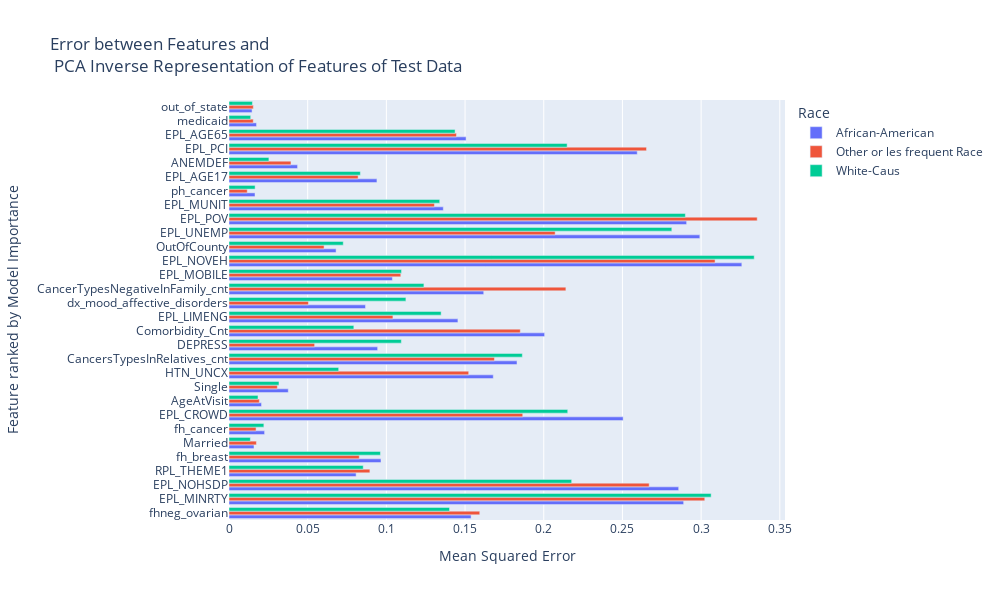

This figure's notebook cell:
### Code cell
feature_names = markov_blanket
def mae_all(arr1, arr2, names=X_test.columns):
    s = []
    p = []
    for i in np.arange(arr1.shape[1]):
        st = mean_absolute_error(arr1[:, i], arr2[:, i])
        pval = np.nan
        s.append(st)
        p.append(pval)
    return pd.DataFrame({'stat': s, 'pval': p}, index=names)
 
mae_dict = {}

for g in np.unique(df.loc[:, group_col]):
    temp_index =test_df.loc[test_df.loc[:, group_col] == g, :].index
    X_scaled_temp = pd.DataFrame(X_scaled, columns=markov_blanket, index=X.index).loc[temp_index,:]
    X_comps_inv_temp = pd.DataFrame(X_comps_inv, columns=markov_blanket, index=X.index).loc[temp_index,:]
    temp_df = mae_all( X_scaled_temp.values,X_comps_inv_temp.values )
    temp_df.loc[:, group_col] = g
    temp_df.index.name = 'Feature'
    mae_dict[g] =temp_df
    

mae_df = pd.concat(list(mae_dict.values()), axis=0).reset_index()

var_explained = decomp_model.explained_variance_ratio_.sum()
print(F"Percentage of Variance Explained by PCA {np.round(var_explained,3) *100 }%")

fig = px.bar(mae_df .reset_index(), y='Feature', x='stat', barmode="group", color=group_col ,
            width=1000, height=600, title='Error between Features and <br> PCA Inverse Representation of Features of Test Data')
fig.update_layout(yaxis={'categoryorder':'array', 'categoryarray':importance.index[::-1], })

fig.update_xaxes(title_text='Mean Squared Error')
fig.update_yaxes(title_text='Feature ranked by Model Importance')
fig.show()

### Figure 1 — Plotly figure (JSON) as saved in the notebook; plotly's stock layout.template omitted (floating-point values rounded to 4 significant figures)
{"data": [{"alignmentgroup": "True", "hovertemplate": "Race=African-American<br>stat=%{x}<br>Feature=%{y}<extra></extra>", "legendgroup": "African-American", "marker": {"color": "#636efa", "pattern": {"shape": ""}}, "name": "African-American", "offsetgroup": "African-American", "orientation": "h", "showlegend": true, "textposition": "auto", "type": "bar", "x": [0.1506, 0.08077, 0.01589, 0.08672, 0.09445, 0.2594, 0.02067, 0.2908, 0.183, 0.1362, 0.2889, 0.01654, 0.01749, 0.3259, 0.2857, 0.03766, 0.2006, 0.02262, 0.01466, 0.1679, 0.2504, 0.04357, 0.06804, 0.1455, 0.1619, 0.09401, 0.1538, 0.09659, 0.1038, 0.2992], "xaxis": "x", "y": ["EPL_AGE65", "RPL_THEME1", "Married", "dx_mood_affective_disorders", "DEPRESS", "EPL_PCI", "AgeAtVisit", "EPL_POV", "CancersTypesInRelatives_cnt", "EPL_MUNIT", "EPL_MINRTY", "ph_cancer", "medicaid", "EPL_NOVEH", "EPL_NOHSDP", "Single", "Comorbidity_Cnt", "fh_cancer", "out_of_state", "HTN_UNCX", "EPL_CROWD", "ANEMDEF", "OutOfCounty", "EPL_LIMENG", "CancerTypesNegativeInFamily_cnt", "EPL_AGE17", "fhneg_ovarian", "fh_breast", "EPL_MOBILE", "EPL_UNEMP"], "yaxis": "y"}, {"alignmentgroup": "True", "hovertemplate": "Race=Other or les frequent Race<br>stat=%{x}<br>Feature=%{y}<extra></extra>", "legendgroup": "Other or les frequent Race", "marker": {"color": "#EF553B", "pattern": {"shape": ""}}, "name": "Other or les frequent Race", "offsetgroup": "Other or les frequent Race", "orientation": "h", "showlegend": true, "textposition": "auto", "type": "bar", "x": [0.1445, 0.08952, 0.01741, 0.05048, 0.05442, 0.2653, 0.01925, 0.3356, 0.1687, 0.1305, 0.3023, 0.01159, 0.01542, 0.3089, 0.267, 0.03073, 0.1851, 0.01719, 0.01546, 0.1523, 0.1867, 0.03938, 0.0604, 0.1042, 0.2141, 0.08205, 0.1593, 0.08276, 0.1092, 0.2072], "xaxis": "x", "y": ["EPL_AGE65", "RPL_THEME1", "Married", "dx_mood_affective_disorders", "DEPRESS", "EPL_PCI", "AgeAtVisit", "EPL_POV", "CancersTypesInRelatives_cnt", "EPL_MUNIT", "EPL_MINRTY", "ph_cancer", "medicaid", "EPL_NOVEH", "EPL_NOHSDP", "Single", "Comorbidity_Cnt", "fh_cancer", "out_of_state", "HTN_UNCX", "EPL_CROWD", "ANEMDEF", "OutOfCounty", "EPL_LIMENG", "CancerTypesNegativeInFamily_cnt", "EPL_AGE17", "fhneg_ovarian", "fh_breast", "EPL_MOBILE", "EPL_UNEMP"], "yaxis": "y"}, {"alignmentgroup": "True", "hovertemplate": "Race=White-Caus<br>stat=%{x}<br>Feature=%{y}<extra></extra>", "legendgroup": "White-Caus", "marker": {"color": "#00cc96", "pattern": {"shape": ""}}, "name": "White-Caus", "offsetgroup": "White-Caus", "orientation": "h", "showlegend": true, "textposition": "auto", "type": "bar", "x": [0.1437, 0.08529, 0.01357, 0.1124, 0.1095, 0.2149, 0.01842, 0.29, 0.1864, 0.1339, 0.3064, 0.01659, 0.01379, 0.3338, 0.2177, 0.03176, 0.07932, 0.02215, 0.0149, 0.06969, 0.2152, 0.02536, 0.0726, 0.1348, 0.1238, 0.08347, 0.1401, 0.09623, 0.1096, 0.2814], "xaxis": "x", "y": ["EPL_AGE65", "RPL_THEME1", "Married", "dx_mood_affective_disorders", "DEPRESS", "EPL_PCI", "AgeAtVisit", "EPL_POV", "CancersTypesInRelatives_cnt", "EPL_MUNIT", "EPL_MINRTY", "ph_cancer", "medicaid", "EPL_NOVEH", "EPL_NOHSDP", "Single", "Comorbidity_Cnt", "fh_cancer", "out_of_state", "HTN_UNCX", "EPL_CROWD", "ANEMDEF", "OutOfCounty", "EPL_LIMENG", "CancerTypesNegativeInFamily_cnt", "EPL_AGE17", "fhneg_ovarian", "fh_breast", "EPL_MOBILE", "EPL_UNEMP"], "yaxis": "y"}], "layout": {"barmode": "group", "height": 600, "legend": {"title": {"text": "Race"}, "tracegroupgap": 0}, "title": {"text": "Error between Features and <br> PCA Inverse Representation of Features of Test Data"}, "width": 1000, "xaxis": {"anchor": "y", "domain": [0, 1], "title": {"text": "Mean Squared Error"}}, "yaxis": {"anchor": "x", "categoryarray": ["fhneg_ovarian", "EPL_MINRTY", "EPL_NOHSDP", "RPL_THEME1", "fh_breast", "Married", "fh_cancer", "EPL_CROWD", "AgeAtVisit", "Single", "HTN_UNCX", "CancersTypesInRelatives_cnt", "DEPRESS", "Comorbidity_Cnt", "EPL_LIMENG", "dx_mood_affective_disorders", "CancerTypesNegativeInFamily_cnt", "EPL_MOBILE", "EPL_NOVEH", "OutOfCounty", "EPL_UNEMP", "EPL_POV", "EPL_MUNIT", "ph_cancer", "EPL_AGE17", "ANEMDEF", "EPL_PCI", "EPL_AGE65", "medicaid", "out_of_state"], "categoryorder": "array", "domain": [0, 1], "title": {"text": "Feature ranked by Model Importance"}}}}
